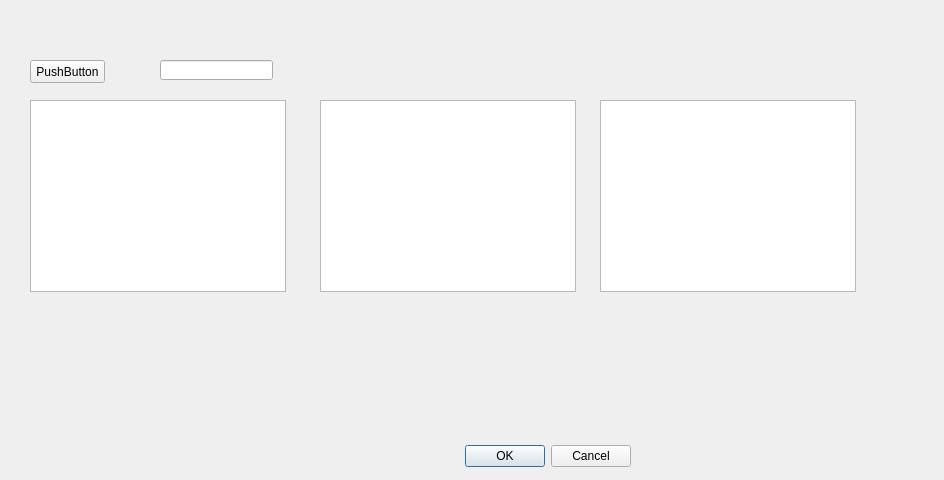
<?xml version="1.0" encoding="UTF-8"?>
<ui version="4.0">
 <class>Dialog</class>
 <widget class="QDialog" name="Dialog">
  <property name="geometry">
   <rect>
    <x>0</x>
    <y>0</y>
    <width>944</width>
    <height>480</height>
   </rect>
  </property>
  <property name="windowTitle">
   <string>Dialog</string>
  </property>
  <widget class="QDialogButtonBox" name="buttonBox">
   <property name="geometry">
    <rect>
     <x>10</x>
     <y>440</y>
     <width>621</width>
     <height>32</height>
    </rect>
   </property>
   <property name="orientation">
    <enum>Qt::Horizontal</enum>
   </property>
   <property name="standardButtons">
    <set>QDialogButtonBox::Cancel|QDialogButtonBox::Ok</set>
   </property>
  </widget>
  <widget class="QLineEdit" name="lineEdit">
   <property name="geometry">
    <rect>
     <x>160</x>
     <y>60</y>
     <width>113</width>
     <height>20</height>
    </rect>
   </property>
  </widget>
  <widget class="QPushButton" name="pushButton">
   <property name="geometry">
    <rect>
     <x>30</x>
     <y>60</y>
     <width>75</width>
     <height>23</height>
    </rect>
   </property>
   <property name="text">
    <string>PushButton</string>
   </property>
  </widget>
  <widget class="QTextBrowser" name="textBrowser">
   <property name="geometry">
    <rect>
     <x>30</x>
     <y>100</y>
     <width>256</width>
     <height>192</height>
    </rect>
   </property>
  </widget>
  <widget class="QTableView" name="tableView">
   <property name="geometry">
    <rect>
     <x>320</x>
     <y>100</y>
     <width>256</width>
     <height>192</height>
    </rect>
   </property>
  </widget>
  <widget class="QTableWidget" name="tableWidget">
   <property name="geometry">
    <rect>
     <x>600</x>
     <y>100</y>
     <width>256</width>
     <height>192</height>
    </rect>
   </property>
  </widget>
 </widget>
 <resources/>
 <connections>
  <connection>
   <sender>buttonBox</sender>
   <signal>accepted()</signal>
   <receiver>Dialog</receiver>
   <slot>accept()</slot>
   <hints>
    <hint type="sourcelabel">
     <x>248</x>
     <y>254</y>
    </hint>
    <hint type="destinationlabel">
     <x>157</x>
     <y>274</y>
    </hint>
   </hints>
  </connection>
  <connection>
   <sender>buttonBox</sender>
   <signal>rejected()</signal>
   <receiver>Dialog</receiver>
   <slot>reject()</slot>
   <hints>
    <hint type="sourcelabel">
     <x>316</x>
     <y>260</y>
    </hint>
    <hint type="destinationlabel">
     <x>286</x>
     <y>274</y>
    </hint>
   </hints>
  </connection>
 </connections>
</ui>
